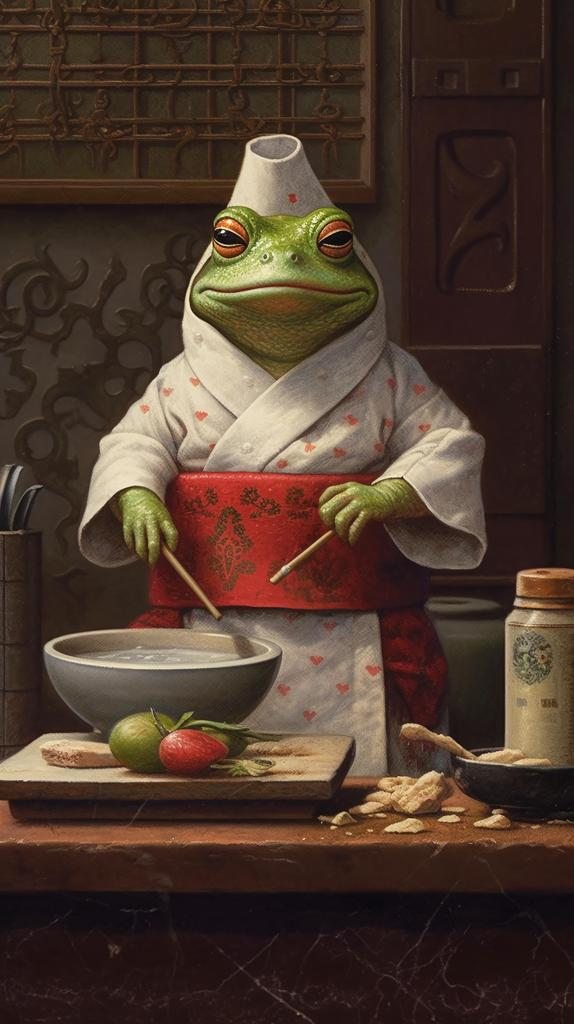
#> input picture semester_7/computer_vision/assignments/assignment_1/ahmed/image.jpeg, 574 x 1024 px
$ jupyter execute main.ipynb
#> lines starting #> are read from the running program, lines starting #| are printed output that depends on the picture; after the words box and inside, x2 and y2 are one past the last pixel; in counts of white or black regions, pixels touching at a corner belong together
# Assignment 1

[cell 1]
import math
import cv2
import numpy as np
import matplotlib.pyplot as plt

size = 5

### Part  1

### Take any image and perform Gaussian filtering, box filtering and median filtering. Also provide comments on the results.

Guassian

[cell 2]
def generate_gaussian_kernel(size=5, sigma=5):

    axis = np.linspace(-(size - 1) / 2., (size - 1) / 2., size)
    x, y = np.meshgrid(axis, axis)

    gaussian_kernel = np.exp(-0.5 * (np.square(x) + np.square(y)) / np.square(sigma))

    return gaussian_kernel / np.sum(gaussian_kernel)

[cell 3]
# Load the image
image = cv2.imread('image.jpeg')
#> image is the input picture: shape (1024, 574, 3); mean B, G, R 45.1, 57.1, 77.2

# Convert the image to grayscale
gray_image = cv2.cvtColor(image, cv2.COLOR_BGR2GRAY)
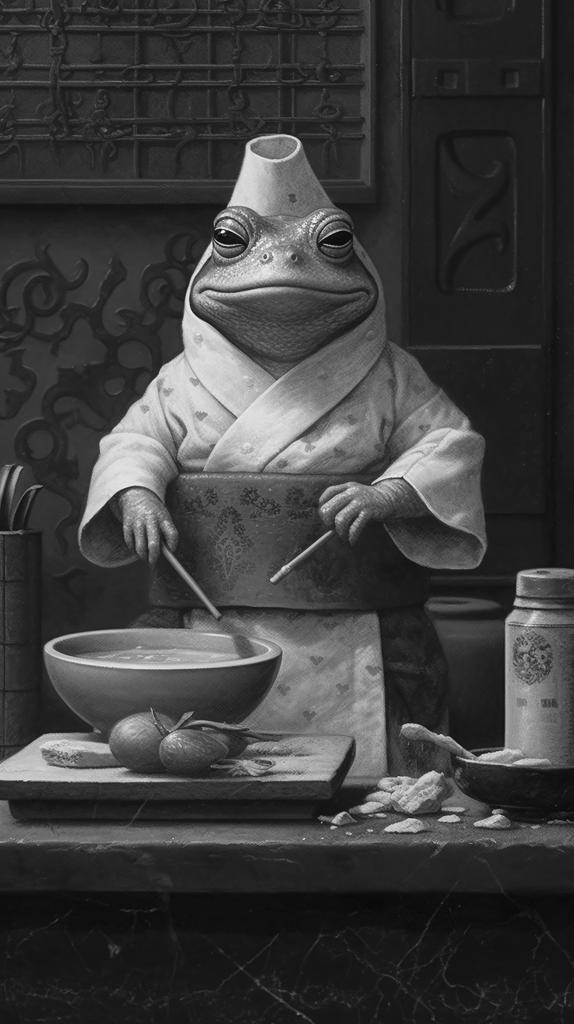
#> gray_image: shape (1024, 574); min 1, max 251, mean 61.7

# Generate a Gaussian kernel
kernel_size = 5
sigma = 15
gaussian_kernel = generate_gaussian_kernel(kernel_size, sigma)

# Apply the Gaussian filter
filtered_image = cv2.filter2D(gray_image, -1, gaussian_kernel)

# Convert the filtered image back to RGB
filtered_image_rgb = cv2.cvtColor(filtered_image, cv2.COLOR_GRAY2RGB)

# Print the kernel
print("Gaussian Kernel: ", gaussian_kernel)

[cell 4]
# Display and save the results
cv2.imshow('Original Image', image)
cv2.imshow('Gaussian Blur', filtered_image_rgb)

cv2.waitKey(0)
cv2.destroyAllWindows()

Box Filtering

[cell 5]
def box_blur(image, kernel_size):
#> called with kernel_size = 5
    height, width = image.shape
#> height = 1024; width = 574
    kernel = np.ones((kernel_size, kernel_size), np.float32) / (kernel_size**2)

    result = np.zeros((height, width), dtype=np.uint8)

    half_kernel = kernel_size // 2

    for y in range(half_kernel, height - half_kernel):
        for x in range(half_kernel, width - half_kernel):
            # Apply the kernel to the neighborhood
            neighborhood = image[y - half_kernel:y + half_kernel + 1, x - half_kernel:x + half_kernel + 1]
            weighted_sum = np.sum(neighborhood * kernel)
            result[y, x] = int(weighted_sum)

    return result

[cell 6]
image = cv2.imread('image.jpeg', cv2.IMREAD_GRAYSCALE)
kernel_size = 5
blurred_image = box_blur(image, kernel_size)
cv2.imshow('Original Image', image)
cv2.imshow('Box Blur', blurred_image)
cv2.waitKey(0)
cv2.destroyAllWindows()

Median Filtering

### Part 2

### Take any image and detect edges by using Sobel and Prewitt Kernel. Comment on both results.

prewit

[cell 7]
#define a prewtitt kernel
kernel_x = np.array([[-1,0,1],[-1,0,1],[-1,0,1]])
kernel_y = np.array([[-1,-1,-1],[0,0,0],[1,1,1]])
#read the image in grayscale
img = cv2.imread('image.jpeg',0)
#apply the kernels to the image and add the images
prewittx = cv2.filter2D(img, -1, kernel_x)
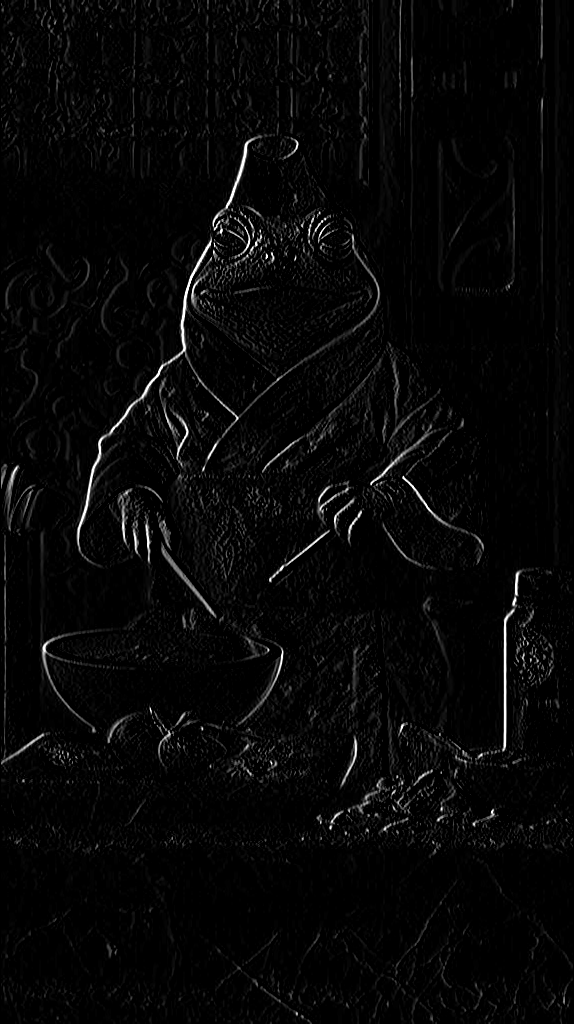
#> prewittx: shape (1024, 574); min 0, max 255, mean 7
prewitty = cv2.filter2D(img, -1, kernel_y)
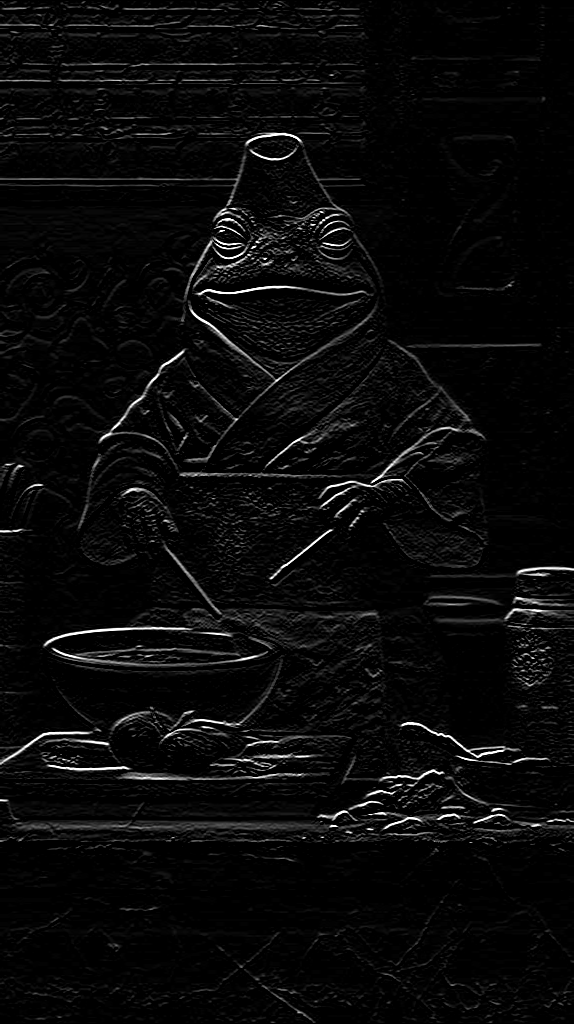
#> prewitty: shape (1024, 574); min 0, max 255, mean 9.7
#invert the image for edge detection
#prewittx = cv2.bitwise_not(prewittx)
#prewitty = cv2.bitwise_not(prewitty)
#show the image
cv2.imshow('Original Image', img)
cv2.imshow('Prewitt X', prewittx)
cv2.imshow('Prewitt Y', prewitty)
cv2.waitKey(0)
cv2.destroyAllWindows()

Sobel

[cell 8]
#define a sobel kernel
kernel_x = np.array([[-1,0,1],[-2,0,2],[-1,0,1]])
kernel_y = np.array([[-1,-2,-1],[0,0,0],[1,2,1]])
#read the image in grayscale
img = cv2.imread('image.jpeg',0)
#apply the kernels to the image and add the images
sobelx = cv2.filter2D(img, -1, kernel_x)
sobely = cv2.filter2D(img, -1, kernel_y)
#invert the image for edge detection
#sobelx = cv2.bitwise_not(sobelx)
#sobely = cv2.bitwise_not(sobely)
#show the image
cv2.imshow('Original Image', img)
cv2.imshow('Sobel X', sobelx)
cv2.imshow('Sobel Y', sobely)
cv2.waitKey(0)
cv2.destroyAllWindows()

Part 3

Take any image and plot its histogram representation.

[cell 9]
# Load the image in grayscale
img = cv2.imread('image.jpeg', 0)

# Calculate the histogram
hist = cv2.calcHist([img], [0], None, [256], [0, 256])
#> hist = 256 values, max 18248 at index 30, min 0 at index 245, mean 2296

# Create a figure and axis
fig, ax = plt.subplots()

# Customize the plot
ax.plot(hist, color='black')
ax.fill_between(range(256), hist.flatten(), 0, color='red', alpha=0.6)
ax.set_xlim(0, 256)
ax.set_ylim(0, max(hist) + 1000)
ax.set_xlabel('Pixel Value')
ax.set_ylabel('Frequency')
ax.set_title('Image Histogram')
ax.grid(True)

# Show the plot
plt.show()
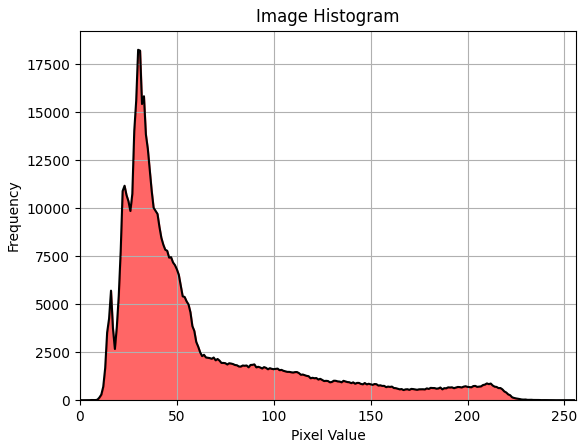
#> figure drawn by matplotlib, 1 panel; curve peaks at x = 30, y = 18248

Part 4

Take a colored image and provide its gray and binary representation.

[cell 10]
# Load a colored image
image = cv2.imread('image.jpg')
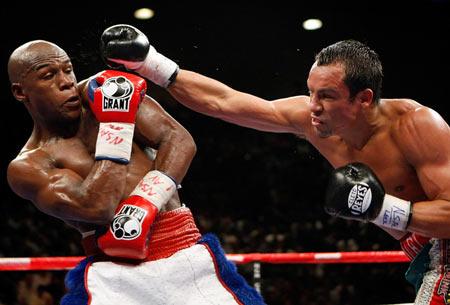
#> input picture semester_5/signals_and_systems/labs/lab_3/image.jpg, 450 x 305 px, found by its file name
#> image is the input picture: shape (305, 450, 3); mean B, G, R 43.8, 49.2, 73.1

# Convert the image to grayscale
gray_image = cv2.cvtColor(image, cv2.COLOR_BGR2GRAY)
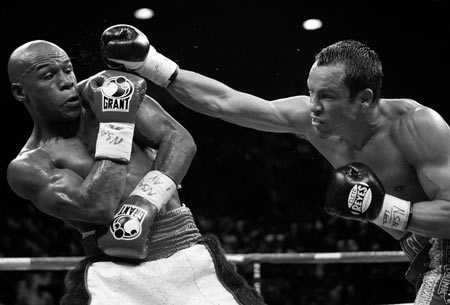
#> gray_image: shape (305, 450); min 0, max 255, mean 55.7

# Apply thresholding to create a binary image
_, binary_image = cv2.threshold(gray_image, 128, 255, cv2.THRESH_BINARY)
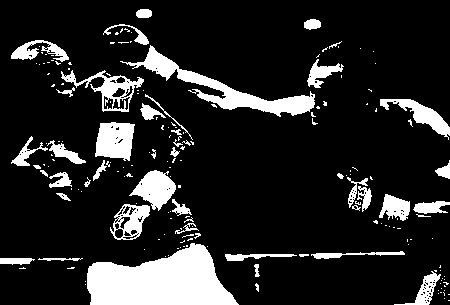
#> binary_image: shape (305, 450); 15% white; 186 white regions (139 under 20 px), largest, box (x1, y1, x2, y2) and area: (87, 243, 239, 305) 6293, (120, 45, 315, 117) 2769, (95, 122, 135, 161) 1207

# Display the original, grayscale, and binary images
cv2.imshow('Original Image', image)
cv2.imshow('Grayscale Image', gray_image)
cv2.imshow('Binary Image', binary_image)

cv2.waitKey(0)
cv2.destroyAllWindows()
